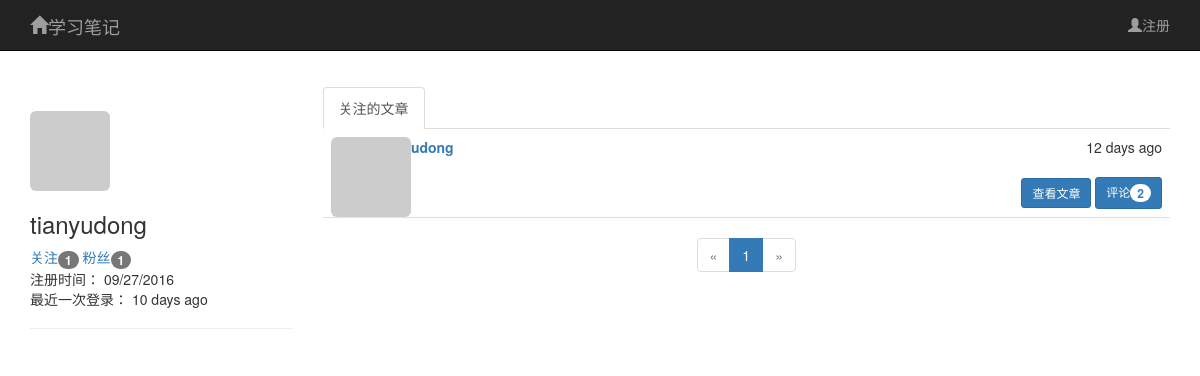
The app's page /user/tianyudong with its own data.
### app/models.py (models this page shows, shortened)
class User(UserMixin,db.Model):
    __tablename__='users'
    id=db.Column(db.Integer,primary_key=True)
    email=db.Column(db.String(64),unique=True,index=True)
    username=db.Column(db.String(64),unique=True,index=True)
    password_hash=db.Column(db.String(128))
    role_id=db.Column(db.Integer,db.ForeignKey('roles.id'))
    confirmed=db.Column(db.Boolean,default=False)
    name=db.Column(db.String(64))
    location=db.Column(db.String(64))
    about_me=db.Column(db.Text())
    member_since=db.Column(db.DateTime(),default=datetime.utcnow)
    last_seen=db.Column(db.DateTime(),default=datetime.utcnow)
    avatar_hash=db.Column(db.String(32))
    posts=db.relationship('Post',backref='author',lazy='dynamic')
    followed=db.relationship('Follow',foreign_keys=[Follow.follower_id],
                             backref=db.backref('follower',lazy='joined',),
                             lazy='dynamic',cascade='all,delete-orphan')
    followers=db.relationship('Follow',foreign_keys=[Follow.followed_id],
                             backref=db.backref('followed',lazy='joined'),
                             lazy='dynamic',cascade='all,delete-orphan')
    comments=db.relationship('Comment',backref='author',lazy='dynamic')
    def gravatar(self,size=100,default='identicon',rating='g'):
        if request.is_secure:
            url='https://secure.gravatar.com/avatar'
        else:
            url='http://www.gravatar.com/avatar'
        hash=self.avatar_hash or hashlib.md5(self.email.encode('utf-8')).hexdigest()
        return '{url}/{hash}?s={size}&d={default}&r={rating}'.format(
            url=url,hash=hash,size=size,default=default,rating=rating)
    @property
    def password(self):
        raise AttributeError('密码或账户错误！')
    @property
    def followed_posts(self):
        return Post.query.join(Follow,Follow.followed_id==Post.author_id).filter(Follow.follower_id==self.id)

class Post(db.Model):
    __tablename__='posts'
    id=db.Column(db.Integer,primary_key=True)
    title=db.Column(db.Text)
    body=db.Column(db.Text)
    timestamp=db.Column(db.DateTime,index=True,default=datetime.utcnow)
    author_id=db.Column(db.Integer,db.ForeignKey('users.id'))
    comments=db.relationship('Comment',backref='post',lazy='dynamic')

### app/main/views.py (the view)
@main.route('/user/<username>',methods=['GET','POST'])
def user(username):
    user=User.query.filter_by(username=username).first()
    form=PostForm()
    if user is None:
        abort(404)
    if user==current_user and form.validate_on_submit():
        post=Post(title=form.title.data,body=form.body.data,author=current_user._get_current_object())
        db.session.add(post)
        db.session.commit()
    show_followed=True
    if current_user.is_authenticated:
        show_followed=bool(request.cookies.get('show_followed',''))
    if show_followed:
        query=user.followed_posts
    else:
        query=Post.query
    form.title.data=''
    form.body.data=''
    page=request.args.get('page',1,type=int)
    pagination=query.order_by(Post.timestamp.desc()).paginate(page,per_page=10,error_out=False)
    posts=pagination.items
    return render_template('user.html',user=user,form=form,posts=posts,pagination=pagination,show_followed=show_followed)

### app/auth/views.py (called while the page is built)
@auth.before_app_request
def before_request():
    if current_user.is_authenticated:
        current_user.ping()
        if not current_user.confirmed \
                and request.endpoint[:5] !='auth.' \
                and request.endpoint !='static':
            return redirect(url_for('auth.unconfirmed'))

### app/main/__init__.py (called while the page is built)
@main.app_context_processor
def inject_permission():
    return dict(Permission=Permission)

### app/models.py (called while the page is built)
    def can(self,permissions):
        return False

    def is_administrator(self):
        return False

### app/templates/user.html (shortened to what this page needs)
{% extends 'base1.html' %}
{% import "bootstrap/wtf.html" as wtf %}
{% import "_macros.html" as macros %}
{% block page_content1 %}
<div class="page-header">
    <img class="img-rounded profile-thumbnail2" src="{{ user.gravatar(size=169) }}">
    <h3>{{ user.username }}</h3>
    <a href="{{ url_for('main.followed_by',username=user.username) }}">
        关注<span class="badge">{{ user.followed.count() }}</span>
    </a>
    <a href="{{ url_for('main.followers',username=user.username) }}">
        粉丝<span class="badge">{{ user.followers.count() }}</span>
    </a>
    <p>
        注册时间： {{ moment(user.member_since).format('L') }}<br>
        最近一次登录： {{ moment(user.last_seen).fromNow() }}
    </p>
</div>
{% endblock %}
{% block page_content2 %}
<div class="post-tabs">
    <div class="nav nav-tabs">
        <li {% if show_followed %} class="active" {% endif %}><a href="{{ url_for('main.show_followed') }}">关注的文章</a></li>
    </div>
    <ul class="posts">
        {% for post in posts %}
        <li class="post">
            <div class="profile-thumbnail">
                <a href="{{ url_for('main.user',username=post.author.username) }}">
                    <img class="img-rounded profile-thumbnail" src="{{ post.author.gravatar(size=40) }}">
                </a>
            </div>
            <div class="post-content">
                <div class="post-date">{{ moment(post.timestamp).fromNow() }}</div>
                <div class="post-author">
                    <a href="{{ url_for('main.user',username=post.author.username) }}">
                        {{ post.author.username }}
                    </a>
                </div>
                <div class="post-body"><a href="{{ url_for('main.post',id=post.id) }}">{{ post.title }}</a></div>
                <div class="post-footer">
                    <button class="btn btn-primary btn-sm" data-toggle="modal" data-target="#{{ post.id }}">查看文章</button>
                    <a href="{{ url_for('main.post',id=post.id) }}"><button  class="btn btn-primary btn-sm">评论<span class="badge">{{ post.comments.count() }}</span></button></a>
                </div>
            </div>
        </li>
        {% endfor %}
    </ul>
</div>
<div class="pagination">
	{{ macros.pagination_widget(pagination,'main.user',username=user.username) }}
</div>
{% endblock %}

### app/static/styles.css (style rules this page uses)
.profile-thumbnail { position: absolute; }
.profile-thumbnail2 { position: relative; }
div.post-tabs { margin-top: 16px; }
ul.posts { list-style-type: none; padding: 0px; margin: 16px 0px 0px 0px; border-top: 1px solid #e0e0e0; }
div.post-tabs ul.posts { margin: 0px; border-top: none; }
ul.posts li.post { padding: 8px; border-bottom: 1px solid #e0e0e0; }
div.post-date { float: right; }
div.post-author { font-weight: bold; }
div.post-content { margin-left: 48px; min-height: 48px; }
div.post-footer { text-align: right; }
div.pagination { width: 100%; text-align:center; padding: 0px; margin: 0px; }

### records on screen
User: username "tianyudong", member_since "09/27/2016", last_seen "10 days ago"
Post: timestamp "12 days ago", author.username "tianyudong", comments.count "2"

### other values on screen
{{ user.followed.count() }} "1"
{{ user.followers.count() }} "1"
{{ p }} "1"
